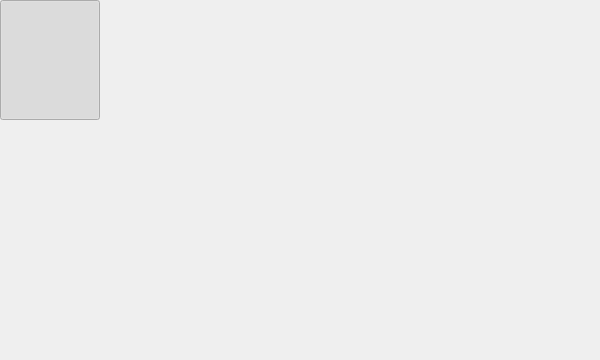
<?xml version="1.0" encoding="UTF-8"?>
<ui version="4.0">
 <class>QParticleSelector</class>
 <widget class="QWidget" name="QParticleSelector">
  <property name="geometry">
   <rect>
    <x>0</x>
    <y>0</y>
    <width>600</width>
    <height>360</height>
   </rect>
  </property>
  <property name="minimumSize">
   <size>
    <width>500</width>
    <height>360</height>
   </size>
  </property>
  <property name="maximumSize">
   <size>
    <width>600</width>
    <height>360</height>
   </size>
  </property>
  <property name="windowTitle">
   <string>QParticleSelector</string>
  </property>
  <layout class="QGridLayout" name="gridLayout_2">
   <property name="leftMargin">
    <number>0</number>
   </property>
   <property name="topMargin">
    <number>0</number>
   </property>
   <property name="rightMargin">
    <number>0</number>
   </property>
   <property name="bottomMargin">
    <number>0</number>
   </property>
   <property name="spacing">
    <number>0</number>
   </property>
   <item row="0" column="2">
    <widget class="QWidget" name="widget" native="true">
     <layout class="QGridLayout" name="gridLayout_3">
      <property name="leftMargin">
       <number>0</number>
      </property>
      <property name="topMargin">
       <number>0</number>
      </property>
      <property name="rightMargin">
       <number>0</number>
      </property>
      <property name="bottomMargin">
       <number>0</number>
      </property>
      <property name="spacing">
       <number>0</number>
      </property>
      <item row="0" column="0">
       <widget class="QPushButton" name="pb_1">
        <property name="minimumSize">
         <size>
          <width>100</width>
          <height>120</height>
         </size>
        </property>
        <property name="text">
         <string/>
        </property>
        <property name="icon">
         <iconset resource="qparticleselector.qrc">
          <normaloff>:/Particles/ParticleIcons/1_fade.png</normaloff>
          <normalon>:/Particles/ParticleIcons/1.png</normalon>:/Particles/ParticleIcons/1_fade.png</iconset>
        </property>
        <property name="iconSize">
         <size>
          <width>100</width>
          <height>120</height>
         </size>
        </property>
        <property name="checkable">
         <bool>true</bool>
        </property>
        <property name="checked">
         <bool>true</bool>
        </property>
        <property name="flat">
         <bool>true</bool>
        </property>
        <attribute name="buttonGroup">
         <string notr="true">buttonGroup</string>
        </attribute>
       </widget>
      </item>
      <item row="0" column="1">
       <widget class="QPushButton" name="pb_2">
        <property name="minimumSize">
         <size>
          <width>100</width>
          <height>120</height>
         </size>
        </property>
        <property name="text">
         <string/>
        </property>
        <property name="icon">
         <iconset resource="qparticleselector.qrc">
          <normaloff>:/Particles/ParticleIcons/2_fade.png</normaloff>
          <normalon>:/Particles/ParticleIcons/2.png</normalon>:/Particles/ParticleIcons/2_fade.png</iconset>
        </property>
        <property name="iconSize">
         <size>
          <width>100</width>
          <height>120</height>
         </size>
        </property>
        <property name="checkable">
         <bool>true</bool>
        </property>
        <property name="flat">
         <bool>true</bool>
        </property>
        <attribute name="buttonGroup">
         <string notr="true">buttonGroup</string>
        </attribute>
       </widget>
      </item>
      <item row="0" column="2">
       <widget class="QPushButton" name="pb_3">
        <property name="minimumSize">
         <size>
          <width>100</width>
          <height>120</height>
         </size>
        </property>
        <property name="text">
         <string/>
        </property>
        <property name="icon">
         <iconset resource="qparticleselector.qrc">
          <normaloff>:/Particles/ParticleIcons/3_fade.png</normaloff>
          <normalon>:/Particles/ParticleIcons/3.png</normalon>:/Particles/ParticleIcons/3_fade.png</iconset>
        </property>
        <property name="iconSize">
         <size>
          <width>100</width>
          <height>120</height>
         </size>
        </property>
        <property name="checkable">
         <bool>true</bool>
        </property>
        <property name="flat">
         <bool>true</bool>
        </property>
        <attribute name="buttonGroup">
         <string notr="true">buttonGroup</string>
        </attribute>
       </widget>
      </item>
      <item row="0" column="3">
       <widget class="QPushButton" name="pb_4">
        <property name="minimumSize">
         <size>
          <width>100</width>
          <height>120</height>
         </size>
        </property>
        <property name="text">
         <string/>
        </property>
        <property name="icon">
         <iconset resource="qparticleselector.qrc">
          <normaloff>:/Particles/ParticleIcons/4_fade.png</normaloff>
          <normalon>:/Particles/ParticleIcons/4.png</normalon>:/Particles/ParticleIcons/4_fade.png</iconset>
        </property>
        <property name="iconSize">
         <size>
          <width>100</width>
          <height>120</height>
         </size>
        </property>
        <property name="checkable">
         <bool>true</bool>
        </property>
        <property name="flat">
         <bool>true</bool>
        </property>
        <attribute name="buttonGroup">
         <string notr="true">buttonGroup</string>
        </attribute>
       </widget>
      </item>
      <item row="0" column="4">
       <widget class="QPushButton" name="pb_5">
        <property name="minimumSize">
         <size>
          <width>100</width>
          <height>120</height>
         </size>
        </property>
        <property name="text">
         <string/>
        </property>
        <property name="icon">
         <iconset resource="qparticleselector.qrc">
          <normaloff>:/Particles/ParticleIcons/5_fade.png</normaloff>
          <normalon>:/Particles/ParticleIcons/5.png</normalon>:/Particles/ParticleIcons/5_fade.png</iconset>
        </property>
        <property name="iconSize">
         <size>
          <width>100</width>
          <height>120</height>
         </size>
        </property>
        <property name="checkable">
         <bool>true</bool>
        </property>
        <property name="flat">
         <bool>true</bool>
        </property>
        <attribute name="buttonGroup">
         <string notr="true">buttonGroup</string>
        </attribute>
       </widget>
      </item>
      <item row="0" column="5">
       <widget class="QPushButton" name="pb_6">
        <property name="minimumSize">
         <size>
          <width>100</width>
          <height>120</height>
         </size>
        </property>
        <property name="text">
         <string/>
        </property>
        <property name="icon">
         <iconset resource="qparticleselector.qrc">
          <normaloff>:/Particles/ParticleIcons/6_fade.png</normaloff>
          <normalon>:/Particles/ParticleIcons/6.png</normalon>:/Particles/ParticleIcons/6_fade.png</iconset>
        </property>
        <property name="iconSize">
         <size>
          <width>100</width>
          <height>120</height>
         </size>
        </property>
        <property name="checkable">
         <bool>true</bool>
        </property>
        <property name="flat">
         <bool>true</bool>
        </property>
        <attribute name="buttonGroup">
         <string notr="true">buttonGroup</string>
        </attribute>
       </widget>
      </item>
      <item row="1" column="0">
       <widget class="QPushButton" name="pb_7">
        <property name="minimumSize">
         <size>
          <width>100</width>
          <height>120</height>
         </size>
        </property>
        <property name="text">
         <string/>
        </property>
        <property name="icon">
         <iconset resource="qparticleselector.qrc">
          <normaloff>:/Particles/ParticleIcons/7_fade.png</normaloff>
          <normalon>:/Particles/ParticleIcons/7.png</normalon>:/Particles/ParticleIcons/7_fade.png</iconset>
        </property>
        <property name="iconSize">
         <size>
          <width>100</width>
          <height>120</height>
         </size>
        </property>
        <property name="checkable">
         <bool>true</bool>
        </property>
        <property name="flat">
         <bool>true</bool>
        </property>
        <attribute name="buttonGroup">
         <string notr="true">buttonGroup</string>
        </attribute>
       </widget>
      </item>
      <item row="1" column="1">
       <widget class="QPushButton" name="pb_8">
        <property name="minimumSize">
         <size>
          <width>100</width>
          <height>120</height>
         </size>
        </property>
        <property name="text">
         <string/>
        </property>
        <property name="icon">
         <iconset resource="qparticleselector.qrc">
          <normaloff>:/Particles/ParticleIcons/8_fade.png</normaloff>
          <normalon>:/Particles/ParticleIcons/8.png</normalon>:/Particles/ParticleIcons/8_fade.png</iconset>
        </property>
        <property name="iconSize">
         <size>
          <width>100</width>
          <height>120</height>
         </size>
        </property>
        <property name="checkable">
         <bool>true</bool>
        </property>
        <property name="flat">
         <bool>true</bool>
        </property>
        <attribute name="buttonGroup">
         <string notr="true">buttonGroup</string>
        </attribute>
       </widget>
      </item>
      <item row="1" column="2">
       <widget class="QPushButton" name="pb_9">
        <property name="minimumSize">
         <size>
          <width>100</width>
          <height>120</height>
         </size>
        </property>
        <property name="text">
         <string/>
        </property>
        <property name="icon">
         <iconset resource="qparticleselector.qrc">
          <normaloff>:/Particles/ParticleIcons/9_fade.png</normaloff>
          <normalon>:/Particles/ParticleIcons/9.png</normalon>:/Particles/ParticleIcons/9_fade.png</iconset>
        </property>
        <property name="iconSize">
         <size>
          <width>100</width>
          <height>120</height>
         </size>
        </property>
        <property name="checkable">
         <bool>true</bool>
        </property>
        <property name="flat">
         <bool>true</bool>
        </property>
        <attribute name="buttonGroup">
         <string notr="true">buttonGroup</string>
        </attribute>
       </widget>
      </item>
      <item row="1" column="3">
       <widget class="QPushButton" name="pb_10">
        <property name="minimumSize">
         <size>
          <width>100</width>
          <height>120</height>
         </size>
        </property>
        <property name="text">
         <string/>
        </property>
        <property name="icon">
         <iconset resource="qparticleselector.qrc">
          <normaloff>:/Particles/ParticleIcons/10_fade.png</normaloff>
          <normalon>:/Particles/ParticleIcons/10.png</normalon>:/Particles/ParticleIcons/10_fade.png</iconset>
        </property>
        <property name="iconSize">
         <size>
          <width>100</width>
          <height>120</height>
         </size>
        </property>
        <property name="checkable">
         <bool>true</bool>
        </property>
        <property name="flat">
         <bool>true</bool>
        </property>
        <attribute name="buttonGroup">
         <string notr="true">buttonGroup</string>
        </attribute>
       </widget>
      </item>
      <item row="1" column="4">
       <widget class="QPushButton" name="pb_11">
        <property name="minimumSize">
         <size>
          <width>100</width>
          <height>120</height>
         </size>
        </property>
        <property name="text">
         <string/>
        </property>
        <property name="icon">
         <iconset resource="qparticleselector.qrc">
          <normaloff>:/Particles/ParticleIcons/11_fade.png</normaloff>
          <normalon>:/Particles/ParticleIcons/11.png</normalon>:/Particles/ParticleIcons/11_fade.png</iconset>
        </property>
        <property name="iconSize">
         <size>
          <width>100</width>
          <height>120</height>
         </size>
        </property>
        <property name="checkable">
         <bool>true</bool>
        </property>
        <property name="flat">
         <bool>true</bool>
        </property>
        <attribute name="buttonGroup">
         <string notr="true">buttonGroup</string>
        </attribute>
       </widget>
      </item>
      <item row="1" column="5">
       <widget class="QPushButton" name="pb_12">
        <property name="minimumSize">
         <size>
          <width>100</width>
          <height>120</height>
         </size>
        </property>
        <property name="text">
         <string/>
        </property>
        <property name="icon">
         <iconset resource="qparticleselector.qrc">
          <normaloff>:/Particles/ParticleIcons/12_fade.png</normaloff>
          <normalon>:/Particles/ParticleIcons/12.png</normalon>:/Particles/ParticleIcons/12_fade.png</iconset>
        </property>
        <property name="iconSize">
         <size>
          <width>100</width>
          <height>120</height>
         </size>
        </property>
        <property name="checkable">
         <bool>true</bool>
        </property>
        <property name="flat">
         <bool>true</bool>
        </property>
        <attribute name="buttonGroup">
         <string notr="true">buttonGroup</string>
        </attribute>
       </widget>
      </item>
      <item row="2" column="0">
       <widget class="QPushButton" name="pb_13">
        <property name="minimumSize">
         <size>
          <width>100</width>
          <height>120</height>
         </size>
        </property>
        <property name="text">
         <string/>
        </property>
        <property name="icon">
         <iconset resource="qparticleselector.qrc">
          <normaloff>:/Particles/ParticleIcons/13_fade.png</normaloff>
          <normalon>:/Particles/ParticleIcons/13.png</normalon>:/Particles/ParticleIcons/13_fade.png</iconset>
        </property>
        <property name="iconSize">
         <size>
          <width>100</width>
          <height>120</height>
         </size>
        </property>
        <property name="checkable">
         <bool>true</bool>
        </property>
        <property name="flat">
         <bool>true</bool>
        </property>
        <attribute name="buttonGroup">
         <string notr="true">buttonGroup</string>
        </attribute>
       </widget>
      </item>
      <item row="2" column="1">
       <widget class="QPushButton" name="pb_14">
        <property name="minimumSize">
         <size>
          <width>100</width>
          <height>120</height>
         </size>
        </property>
        <property name="text">
         <string/>
        </property>
        <property name="icon">
         <iconset resource="qparticleselector.qrc">
          <normaloff>:/Particles/ParticleIcons/14_fade.png</normaloff>
          <normalon>:/Particles/ParticleIcons/14.png</normalon>:/Particles/ParticleIcons/14_fade.png</iconset>
        </property>
        <property name="iconSize">
         <size>
          <width>100</width>
          <height>120</height>
         </size>
        </property>
        <property name="checkable">
         <bool>true</bool>
        </property>
        <property name="flat">
         <bool>true</bool>
        </property>
        <attribute name="buttonGroup">
         <string notr="true">buttonGroup</string>
        </attribute>
       </widget>
      </item>
      <item row="2" column="2">
       <widget class="QPushButton" name="pb_15">
        <property name="minimumSize">
         <size>
          <width>100</width>
          <height>120</height>
         </size>
        </property>
        <property name="text">
         <string/>
        </property>
        <property name="icon">
         <iconset resource="qparticleselector.qrc">
          <normaloff>:/Particles/ParticleIcons/15_fade.png</normaloff>
          <normalon>:/Particles/ParticleIcons/15.png</normalon>:/Particles/ParticleIcons/15_fade.png</iconset>
        </property>
        <property name="iconSize">
         <size>
          <width>100</width>
          <height>120</height>
         </size>
        </property>
        <property name="checkable">
         <bool>true</bool>
        </property>
        <property name="flat">
         <bool>true</bool>
        </property>
        <attribute name="buttonGroup">
         <string notr="true">buttonGroup</string>
        </attribute>
       </widget>
      </item>
      <item row="2" column="3">
       <widget class="QPushButton" name="pb_16">
        <property name="minimumSize">
         <size>
          <width>100</width>
          <height>120</height>
         </size>
        </property>
        <property name="text">
         <string/>
        </property>
        <property name="icon">
         <iconset resource="qparticleselector.qrc">
          <normaloff>:/Particles/ParticleIcons/16_fade.png</normaloff>
          <normalon>:/Particles/ParticleIcons/16.png</normalon>:/Particles/ParticleIcons/16_fade.png</iconset>
        </property>
        <property name="iconSize">
         <size>
          <width>100</width>
          <height>120</height>
         </size>
        </property>
        <property name="checkable">
         <bool>true</bool>
        </property>
        <property name="flat">
         <bool>true</bool>
        </property>
        <attribute name="buttonGroup">
         <string notr="true">buttonGroup</string>
        </attribute>
       </widget>
      </item>
      <item row="2" column="4">
       <widget class="QPushButton" name="pb_17">
        <property name="minimumSize">
         <size>
          <width>100</width>
          <height>120</height>
         </size>
        </property>
        <property name="text">
         <string/>
        </property>
        <property name="icon">
         <iconset resource="qparticleselector.qrc">
          <normaloff>:/Particles/ParticleIcons/17_fade.png</normaloff>
          <normalon>:/Particles/ParticleIcons/17.png</normalon>:/Particles/ParticleIcons/17_fade.png</iconset>
        </property>
        <property name="iconSize">
         <size>
          <width>100</width>
          <height>120</height>
         </size>
        </property>
        <property name="checkable">
         <bool>true</bool>
        </property>
        <property name="flat">
         <bool>true</bool>
        </property>
        <attribute name="buttonGroup">
         <string notr="true">buttonGroup</string>
        </attribute>
       </widget>
      </item>
      <item row="2" column="5">
       <widget class="QPushButton" name="pb_18">
        <property name="minimumSize">
         <size>
          <width>100</width>
          <height>120</height>
         </size>
        </property>
        <property name="text">
         <string/>
        </property>
        <property name="icon">
         <iconset resource="qparticleselector.qrc">
          <normaloff>:/Particles/ParticleIcons/18_fade.png</normaloff>
          <normalon>:/Particles/ParticleIcons/18.png</normalon>:/Particles/ParticleIcons/18_fade.png</iconset>
        </property>
        <property name="iconSize">
         <size>
          <width>100</width>
          <height>120</height>
         </size>
        </property>
        <property name="checkable">
         <bool>true</bool>
        </property>
        <property name="flat">
         <bool>true</bool>
        </property>
        <attribute name="buttonGroup">
         <string notr="true">buttonGroup</string>
        </attribute>
       </widget>
      </item>
     </layout>
    </widget>
   </item>
  </layout>
 </widget>
 <layoutdefault spacing="6" margin="11"/>
 <tabstops>
  <tabstop>pb_1</tabstop>
  <tabstop>pb_2</tabstop>
  <tabstop>pb_3</tabstop>
  <tabstop>pb_4</tabstop>
  <tabstop>pb_5</tabstop>
  <tabstop>pb_6</tabstop>
  <tabstop>pb_7</tabstop>
  <tabstop>pb_8</tabstop>
  <tabstop>pb_9</tabstop>
  <tabstop>pb_10</tabstop>
  <tabstop>pb_11</tabstop>
  <tabstop>pb_12</tabstop>
  <tabstop>pb_13</tabstop>
  <tabstop>pb_14</tabstop>
  <tabstop>pb_15</tabstop>
  <tabstop>pb_16</tabstop>
  <tabstop>pb_17</tabstop>
  <tabstop>pb_18</tabstop>
 </tabstops>
 <resources>
  <include location="qparticleselector.qrc"/>
 </resources>
 <connections/>
 <buttongroups>
  <buttongroup name="buttonGroup"/>
 </buttongroups>
</ui>
